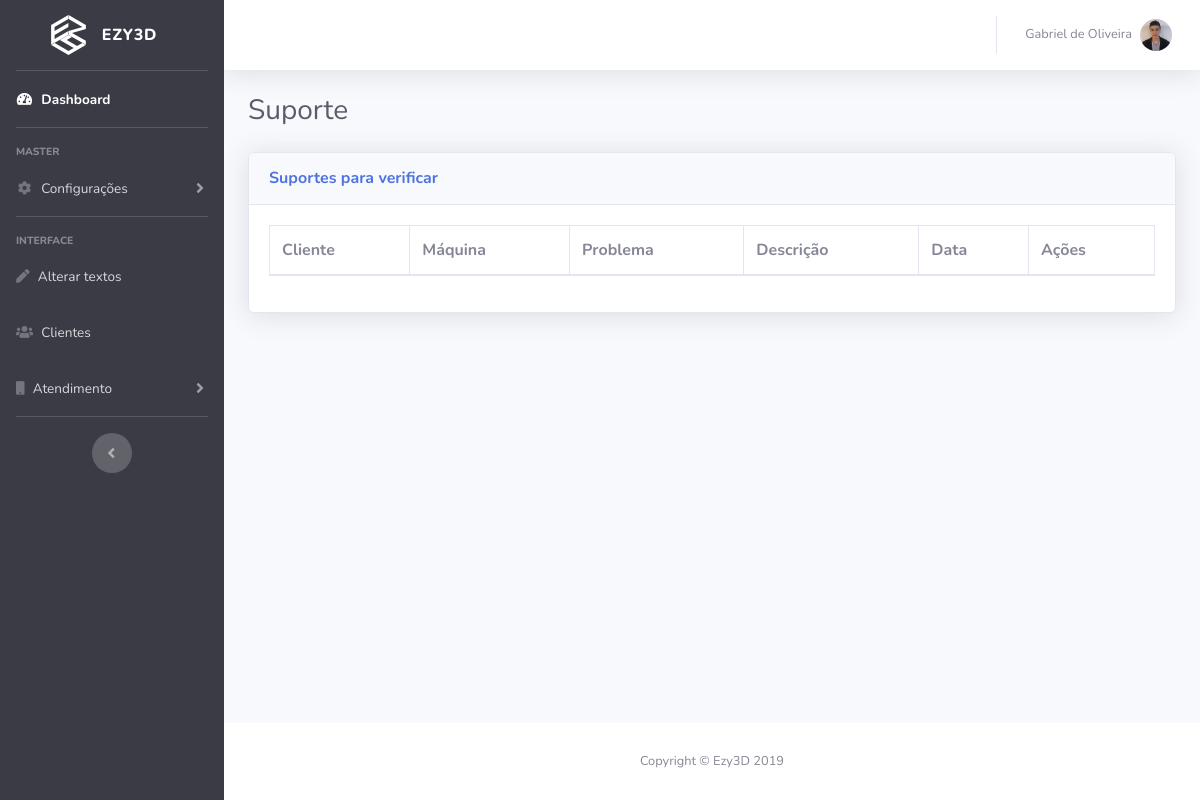
The app's page /public_html/dashboard/suporte.php (signed in), older data.
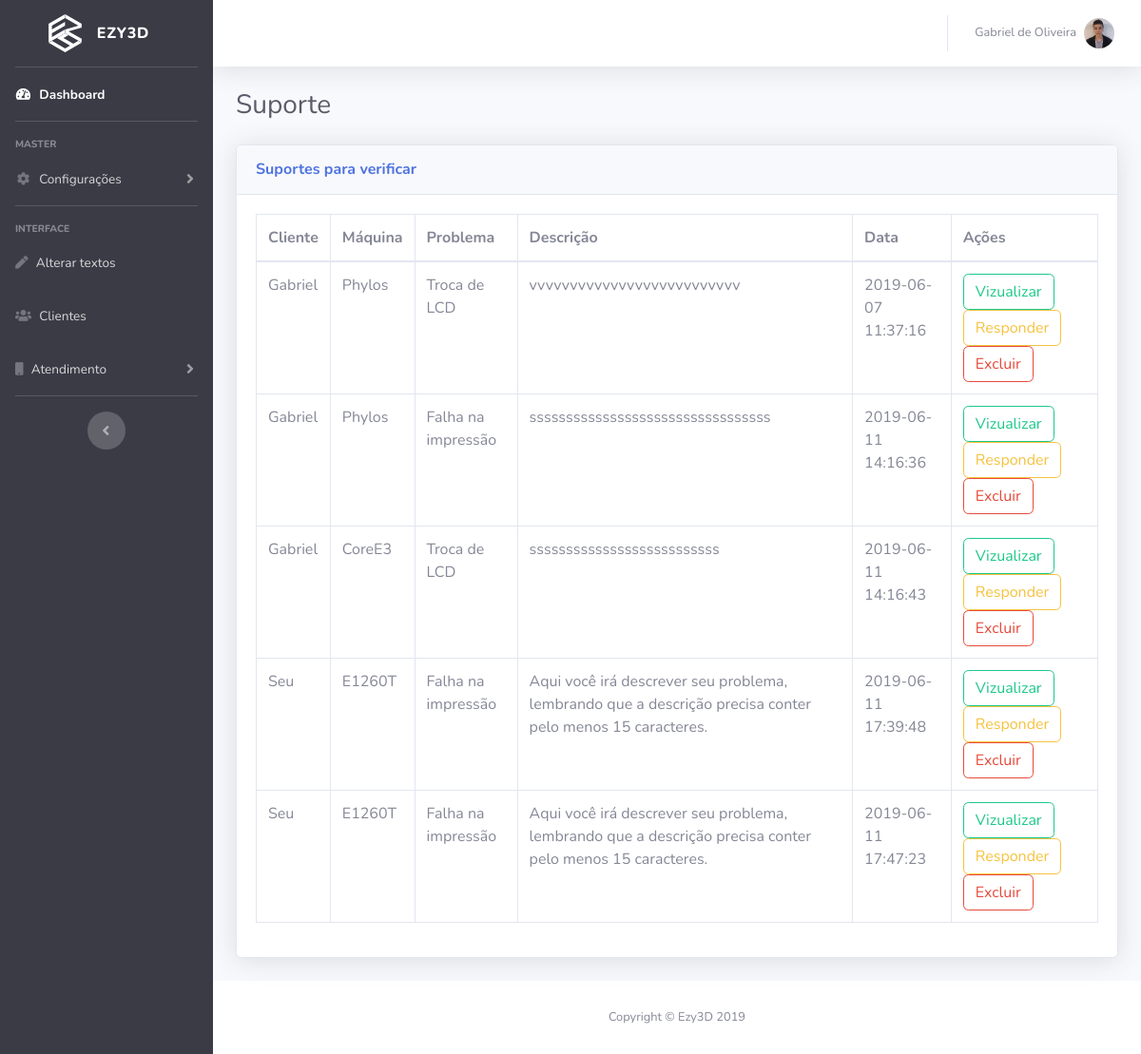
The same page, newer data.
### tables this page shows
CREATE TABLE IF NOT EXISTS `suporte` (
  `idsuporte` int(11) NOT NULL AUTO_INCREMENT,
  `maquina` varchar(20) NOT NULL,
  `problema` varchar(20) NOT NULL,
  `descricao` text NOT NULL,
  `fkcliente` int(11) DEFAULT NULL,
  `data` datetime DEFAULT NULL,
  PRIMARY KEY (`idsuporte`),
  KEY `fkcliente` (`fkcliente`)
);

CREATE TABLE IF NOT EXISTS `cliente` (
  `idcliente` int(11) NOT NULL AUTO_INCREMENT,
  `nome` varchar(30) NOT NULL,
  `sobrenome` varchar(50) NOT NULL,
  `email` varchar(50) NOT NULL,
  `senha` varchar(40) NOT NULL,
  `telefone` char(11) NOT NULL,
  `pais` varchar(30) NOT NULL,
  `ramo` varchar(20) DEFAULT NULL,
  `empresa` varchar(20) DEFAULT NULL,
  PRIMARY KEY (`idcliente`)
);

### public_html/Classes/Conexao.php (called while the page is built, shortened)
<?php
class Conexao
{
    private $usuario;
    private $senha;
    private $bd;
    private $conexao;
    public function __construct()
    {
        $this->usuario = "root";
        $this->senha = "";
        $this->bd = "batata";
        $this->servidor = "localhost";
    }
    public function conectar()
    {
        $this->conexao = new PDO(
            "mysql:host=$this->servidor;dbname=$this->bd",
            $this->usuario,
            $this->senha,
            array(PDO::MYSQL_ATTR_INIT_COMMAND => "SET NAMES utf8")
        );
    }
    public function executarFetchAll($sql, $valores)
    {
        $comando = $this->conexao->prepare($sql);
        $comando->execute();
        return $comando->fetchAll();
    }
}

### public_html/Classes/Crud.php (called while the page is built, shortened)
<?php
require_once "Conexao.php";
class Crud extends Conexao
{
    public function consultar($coluna, $tabela, $restricao, $valores)
    {
        $sql = "SELECT DISTINCT $coluna FROM $tabela $restricao";
        return parent::executarFetchAll($sql, $valores);
    }
}

### public_html/dashboard/suporte.php (the view, shortened to what this page needs)
<!DOCTYPE html>
<html lang="en">
<head>
  <link href="vendor/fontawesome-free/css/all.min.css" rel="stylesheet" type="text/css">
  <link href="css/sb-admin-2.min.css" rel="stylesheet">
</head>
<body id="page-top">
  <div id="wrapper">
    <?php
    include "menu.php";
    ?>
    <div class="container-fluid">
      <h1 class="h3 mb-4 text-gray-800">Suporte</h1>
      <div class="card shadow mb-4">
        <div class="card-header py-3">
          <h6 class="m-0 font-weight-bold text-primary">Suportes para verificar</h6>
        </div>
        <div class="card-body">
          <div class="table-responsive">
            <table class="table table-bordered" id="dataTable" width="100%" cellspacing="0">
              <thead>
                <tr>
                  <th>Cliente</th>
                  <th>Máquina</th>
                  <th>Problema</th>
                  <th>Descrição</th>
                  <th>Data</th>
                  <?php if ($permissao == "@571824") { ?>
                    <th>Ações</th>
                  <?php } ?>
                </tr>
              </thead>
              <tbody>
                <?php
                $obj = new Usuario();
                $registro = $obj->consultar("c.nome, s.*", "suporte s", "INNER JOIN cliente c ON s.fkcliente=c.idcliente ORDER BY s.data", null);
                foreach ($registro as $cliente) { ?>
                  <tr>
                    <td><?= $cliente['nome'] ?></td>
                    <td><?= $cliente['maquina'] ?></td>
                    <td><?= $cliente['problema'] ?></td>
                    <td><?= $cliente['descricao'] ?></td>
                    <td><?= $cliente['data'] ?></td>
                    <?php if ($permissao == "@571824") { ?>
                      <td>
                        <a class="btn btn-outline-success" id="btn-alterar" href="vizualizarSuporte.php?id=<?= $cliente['idsuporte'] ?>&fk=<?= $cliente['fkcliente'] ?>">Vizualizar</a>
                        <a class="btn btn-outline-warning" href="paginaResposta.php?fk=<?= $cliente['fkcliente'] ?>">Responder</a>
                        <a class="btn btn-outline-danger" onclick="return confirmar()" href="javascript:excluirSuporte(<?= $cliente['idsuporte'] ?>, 'excluirSuporte')">Excluir</a>
                      </td>
                    <?php } ?>
                  </tr>
                <?php } ?>
              </tbody>
            </table>
          </div>
        </div>
      </div>
    </div>
  </div>
  <?php include_once "rodape.php"; ?>
</body>
</html>

Row changes from the older to the newer data that the page shows:
added suporte: fkcliente.nome "Gabriel", maquina "Phylos", problema "Troca de LCD", descricao "vvvvvvvvvvvvvvvvvvvvvvvvvv", data "2019-06-07 11:37:16"
added suporte: fkcliente.nome "Gabriel", maquina "Phylos", problema "Falha na impressão", descricao "sssssssssssssssssssssssssssssssss", data "2019-06-11 14:16:36"
added suporte: fkcliente.nome "Gabriel", maquina "CoreE3", problema "Troca de LCD", descricao "ssssssssssssssssssssssssss", data "2019-06-11 14:16:43"
added suporte: fkcliente.nome "Seu", maquina "E1260T", problema "Falha na impressão", descricao "Aqui você irá descrever seu problema, lembrando que a descrição precisa conter pelo menos 15 caracteres.", data "2019-06-11 17:39:48"
added suporte: fkcliente.nome "Seu", maquina "E1260T", problema "Falha na impressão", descricao "Aqui você irá descrever seu problema, lembrando que a descrição precisa conter pelo menos 15 caracteres.", data "2019-06-11 17:47:23"
